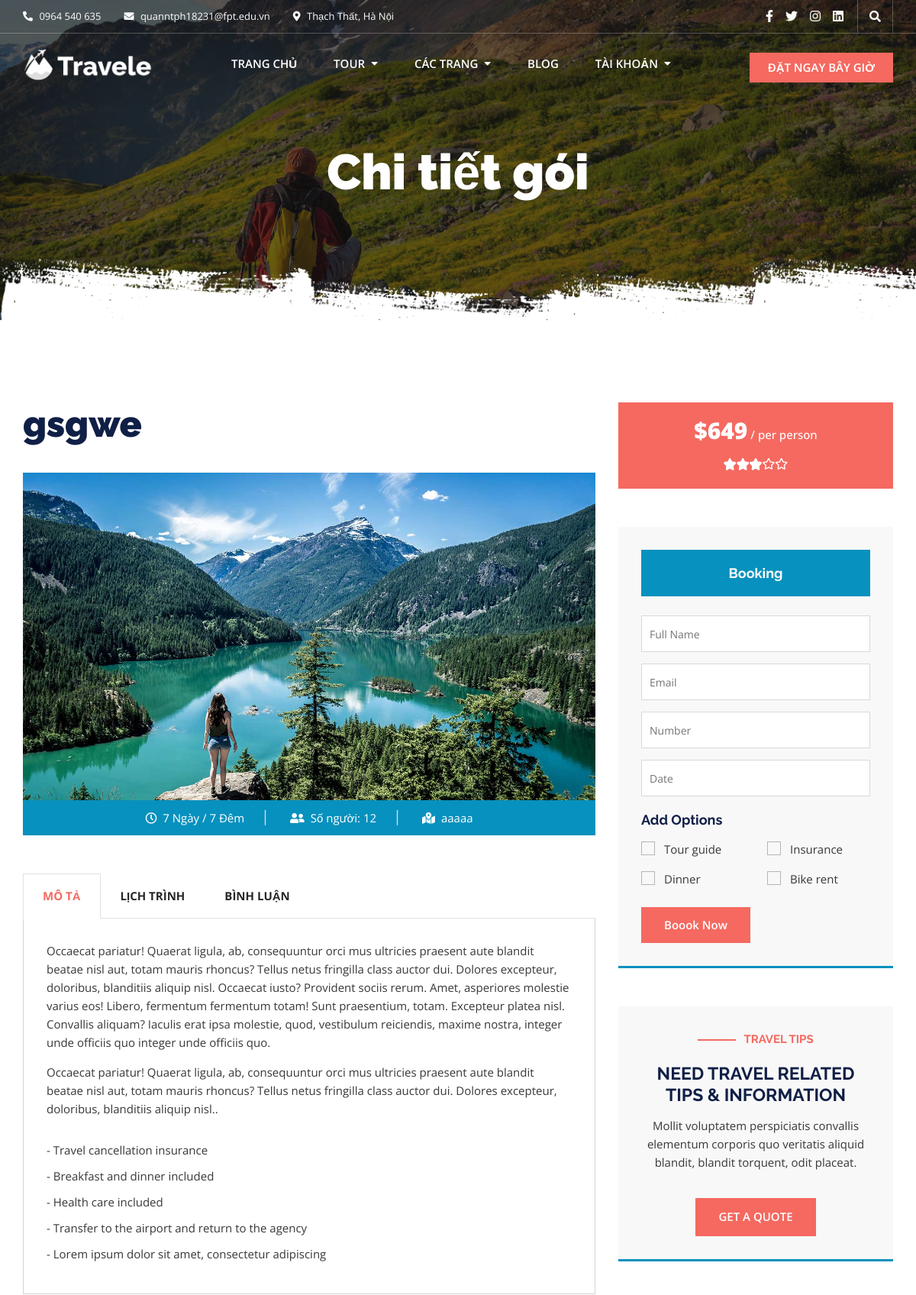
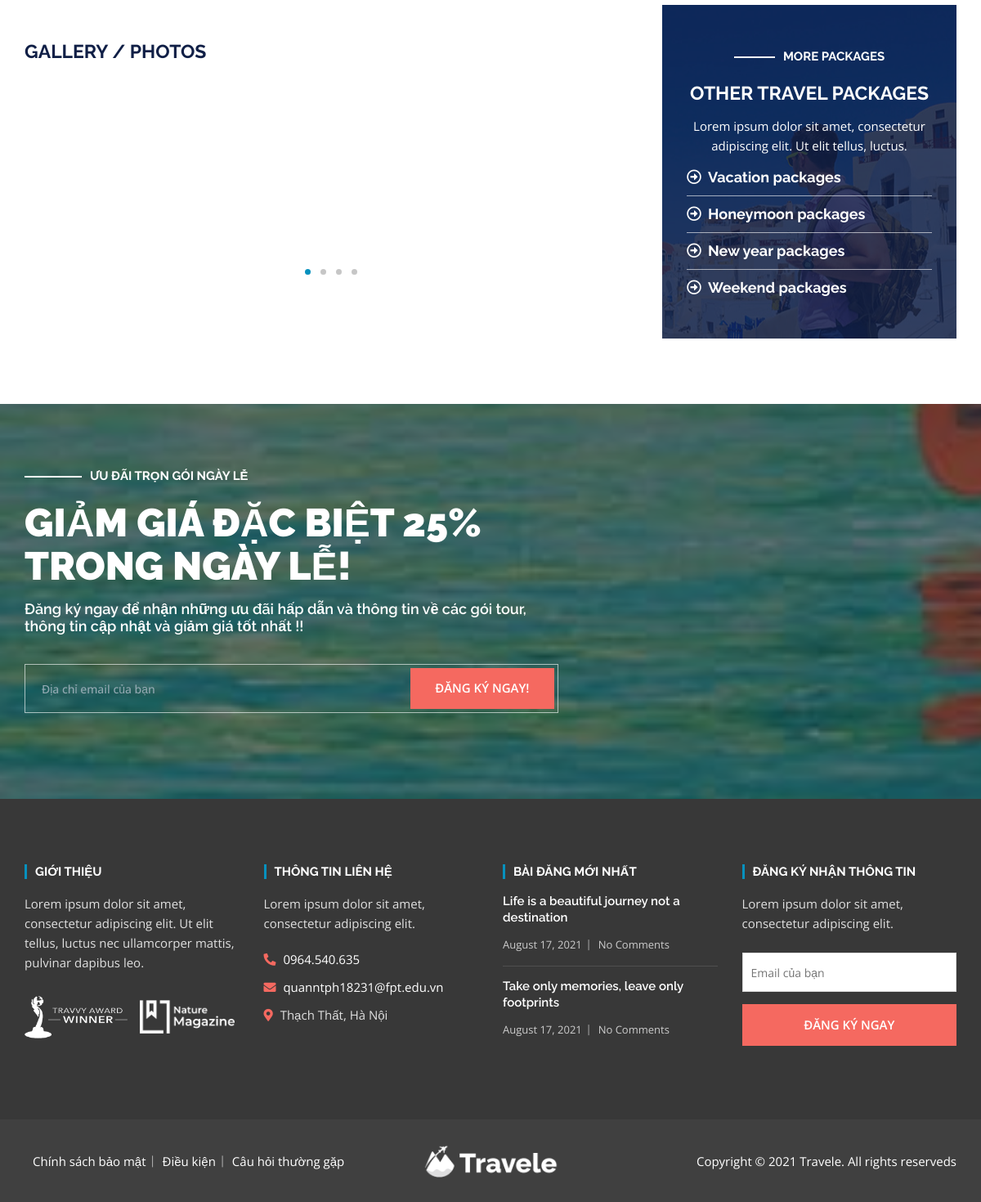
Screenshot of /tour-detail&&id=15 with the database file from the repository (2 pictures, top to bottom).
### tables this page shows
CREATE TABLE `tours` (
  `id` int(11) NOT NULL,
  `destination` varchar(225) NOT NULL,
  `people` int(11) NOT NULL,
  `days` int(11) NOT NULL,
  `nights` int(11) NOT NULL,
  `price` int(11) NOT NULL,
  `discount` int(11) NOT NULL,
  `image` varchar(225) NOT NULL,
  `status` int(11) NOT NULL DEFAULT 0,
  `title` varchar(225) NOT NULL,
  `description` varchar(250) DEFAULT NULL,
  `detail_photo` varchar(225) NOT NULL
);

### business/homepage/tour-detail.php (called while the page is built)
<?php
    function tour_detail(){
        if(isset($_GET['id'])){
            $id = $_GET['id'];
            $sql = "SELECT  * FROM tours WHERE id=$id ";
            $tour_detail = executeQuery_one($sql);
        }
        include_once "./views/homepage/layouts/tours/tour-detail.php";
    }
?>

### dao/system_dao.php (called while the page is built, shortened)
<?php
    function get_connect(){
        $connect = new PDO("mysql:host=127.0.0.1;dbname=duan1;charset=utf8","root","");
        return $connect;
    }
    function executeQuery_one($sql, $getOne = true){
        $connect = get_connect();
        $stmt = $connect->prepare($sql);
        $stmt->execute();
        $data = $stmt->fetch();
        if($getOne){
            return $data;
        }else{
            if(count($data) > 0){
                return $data[0];
            }
        }
    }
?>

### views/homepage/layouts/tours/tour-detail.php (the view, shortened to what this page needs)
<!doctype html>
<html lang="en">
<head>
      <?php include_once "./views/homepage/layouts/style.php" ?>
   </head>
   <body>
      <div id="page" class="full-page">
         <header id="masthead" class="site-header header-primary">
            <?php
            include_once "./views/homepage/layouts/top-header.php";
            include_once "./views/homepage/layouts/bottom-header.php"
            ?>
         </header>
         <main id="content" class="site-main">
            <section class="inner-banner-wrap">
               <div class="inner-baner-container" style="background-image: url(<?=HOME_ASSESTS?>images/inner-banner.jpg);">
                  <div class="container">
                     <div class="inner-banner-content">
                        <h1 class="inner-title">Chi tiết gói</h1>
                     </div>
                  </div>
               </div>
               <div class="inner-shape"></div>
            </section>
            <div class="single-tour-section">
               <div class="container">
                  <div class="row">
                     <div class="col-lg-8">
                        <div class="single-tour-inner">
                           <h2><?=$tour_detail['title']?></h2>
                           <figure class="feature-image">
                              <img src="<?=PUBLIC_HOME_ASSETS?><?=$tour_detail['detail_photo']?>" alt="">
                              <div class="package-meta text-center">
                                 <ul>
                                    <li>
                                       <i class="far fa-clock"></i>
                                       <?=$tour_detail['days']?> Ngày / <?=$tour_detail['nights']?> Đêm
                                    </li>
                                    <li>
                                       <i class="fas fa-user-friends"></i>
                                       Số người: <?=$tour_detail['people']?>
                                    </li>
                                    <li>
                                       <i class="fas fa-map-marked-alt"></i>
                                       <?=$tour_detail['destination']?>
                                    </li>
                                 </ul>
                              </div>
                           </figure>
                           <div class="tab-container">
                              <ul class="nav nav-tabs" id="myTab" role="tablist">
                                 <li class="nav-item">
                                    <a class="nav-link active" id="overview-tab" data-toggle="tab" href="#overview" role="tab" aria-controls="overview" aria-selected="true">Mô tả</a>
                                 </li>
                                 <li class="nav-item">
                                    <a class="nav-link" id="program-tab" data-toggle="tab" href="#program" role="tab" aria-controls="program" aria-selected="false">Lịch Trình</a>
                                 </li>
                                 <li class="nav-item">
                                    <a class="nav-link" id="review-tab" data-toggle="tab" href="#review" role="tab" aria-controls="review" aria-selected="false">Bình Luận</a>
                                 </li>
                              </ul>
                              <div class="tab-content" id="myTabContent">
                                 <div class="tab-pane fade show active" id="overview" role="tabpanel" aria-labelledby="overview-tab">
                                    <div class="overview-content">
                                       <p>Occaecat pariatur! Quaerat ligula, ab, consequuntur orci mus ultricies praesent aute blandit beatae nisl aut, totam mauris rhoncus? Tellus netus fringilla class auctor dui. Dolores excepteur, doloribus, blanditiis aliquip nisl. Occaecat iusto? Provident sociis rerum. Amet, asperiores molestie varius eos! Libero, fermentum fermentum totam! Sunt praesentium, totam. Excepteur platea nisl. Convallis aliquam? Iaculis erat ipsa molestie, quod, vestibulum reiciendis, maxime nostra, integer unde officiis quo integer unde officiis quo.</p>
                                       <p>Occaecat pariatur! Quaerat ligula, ab, consequuntur orci mus ultricies praesent aute blandit beatae nisl aut, totam mauris rhoncus? Tellus netus fringilla class auctor dui. Dolores excepteur, doloribus, blanditiis aliquip nisl..</p>
                                       <ul>
                                         <li>- Travel cancellation insurance</li>
                                         <li>- Breakfast and dinner included</li>
                                         <li>- Health care included</li>
                                         <li>- Transfer to the airport and return to the agency</li>
                                         <li>- Lorem ipsum dolor sit amet, consectetur adipiscing</li>
                                       </ul>
                                    </div>
                                 </div>
                              </div>
                           </div>
                           <div class="single-tour-gallery">
                              <h3>GALLERY / PHOTOS</h3>
                              <div class="single-tour-slider">
                                 <div class="single-tour-item">
                                    <figure class="feature-image">
                                       <img src="assets/images/img28.jpg" alt="">
                                    </figure>
                                 </div>
                                 <div class="single-tour-item">
                                    <figure class="feature-image">
                                       <img src="assets/images/img29.jpg" alt="">
                                    </figure>
                                 </div>
                              </div>
                           </div>
                        </div>
                     </div>
                     <div class="col-lg-4">
                        <div class="sidebar">
                           <div class="package-price">
                              <h5 class="price">
                                 <span>$649</span> / per person
                              </h5>
                              <div class="start-wrap">
                                 <div class="rating-start" title="Rated 5 out of 5">
                                    <span style="width: 60%"></span>
                                 </div>
                              </div>
                           </div>
                           <div class="widget-bg booking-form-wrap">
                              <h4 class="bg-title">Booking</h4>
                              <form class="booking-form">
                                 <div class="row">
                                    <div class="col-sm-12">
                                       <div class="form-group">
                                          <input name="name_booking" type="text" placeholder="Full Name">
                                       </div>
                                    </div>
                                    <div class="col-sm-12">
                                       <div class="form-group">
                                          <input name="email_booking" type="text" placeholder="Email">
                                       </div>
                                    </div>
                                    <div class="col-sm-12">
                                       <div class="form-group">
                                          <input name="phone_booking" type="text" placeholder="Number">
                                       </div>
                                    </div>
                                    <div class="col-sm-12">
                                       <div class="form-group">
                                          <input class="input-date-picker" type="text" name="s" autocomplete="off" readonly="readonly" placeholder="Date">
                                       </div>
                                    </div>
                                    <div class="col-sm-12">
                                       <h4 class="">Add Options</h4>
                                    </div>
                                    <div class="col-sm-6">
                                       <div class="form-group">
                                          <label class="checkbox-list">
                                             <span class="custom-checkbox"></span>
                                             Tour guide
                                          </label>
                                       </div>
                                    </div>
                                    <div class="col-sm-6">
                                       <div class="form-group">
                                          <label class="checkbox-list">
                                             <span class="custom-checkbox"></span>
                                             Insurance
                                          </label>
                                       </div>
                                    </div>
                                    <div class="col-sm-6">
                                       <div class="form-group">
                                          <label class="checkbox-list">
                                             <span class="custom-checkbox"></span>
                                             Dinner
                                          </label>
                                       </div>
                                    </div>
                                    <div class="col-sm-6">
                                       <div class="form-group">
                                          <label class="checkbox-list">
                                             <span class="custom-checkbox"></span>
                                             Bike rent
                                          </label>
                                       </div>
                                    </div>
                                    <div class="col-sm-12">
                                       <div class="form-group submit-btn">
                                          <input type="submit" name="submit" value="Boook Now">
                                       </div>
                                    </div>
                                 </div>
                              </form>
                           </div>
                           <div class="widget-bg information-content text-center">
                              <h5>TRAVEL TIPS</h5>
                              <h3>NEED TRAVEL RELATED TIPS & INFORMATION</h3>
                              <p>Mollit voluptatem perspiciatis convallis elementum corporis quo veritatis aliquid blandit, blandit torquent, odit placeat. </p>
                              <a href="#" class="button-primary">GET A QUOTE</a>
                           </div>
                           <div class="travel-package-content text-center" style="background-image: url(assets/images/img11.jpg);">
                              <h5>MORE PACKAGES</h5>
                              <h3>OTHER TRAVEL PACKAGES</h3>
                              <p>Lorem ipsum dolor sit amet, consectetur adipiscing elit. Ut elit tellus, luctus.</p>
                              <ul>
                                 <li>
                                    <a href="#"><i class="far fa-arrow-alt-circle-right"></i>Vacation packages</a>
                                 </li>
                                 <li>
                                    <a href="#"><i class="far fa-arrow-alt-circle-right"></i>Honeymoon packages</a>
                                 </li>
                                 <li>
                                    <a href="#"><i class="far fa-arrow-alt-circle-right"></i>New year packages</a>
                                 </li>
                                 <li>
                                    <a href="#"><i class="far fa-arrow-alt-circle-right"></i>Weekend packages</a>
                                 </li>
                              </ul>
                           </div>
                        </div>
                     </div>
                  </div>
               </div>
            </div>
            <section class="subscribe-section" style="background-image: url(<?=HOME_ASSESTS?>/images/img16.jpg);">
            <div class="container">
               <div class="row">
                  <div class="col-lg-7">
                     <div class="section-heading section-heading-white">
                        <h5 class="dash-style">ƯU ĐÃI TRỌN GÓI NGÀY LỄ</h5>
                        <h2>GIẢM GIÁ ĐẶC BIỆT 25% TRONG NGÀY LỄ!</h2>
                        <h4>Đăng ký ngay để nhận những ưu đãi hấp dẫn và thông tin về các gói tour, thông tin cập nhật và giảm giá tốt nhất !!</h4>
                        <div class="newsletter-form">
                           <form>
                              <input type="email" name="s" placeholder="Địa chỉ email của bạn">
                              <input type="submit" name="signup" value="ĐĂNG KÝ NGAY!">
                           </form>
                        </div>
                     </div>
                  </div>
               </div>
            </div>
         </section>
         </main>
         <?php include_once "./views/homepage/layouts/footer.php" ?>
      </div>
   </body>
</html>

### rows the page displays
tours: title "gsgwe", detail_photo (picture), days "7", nights "7", people "12", destination "aaaaa"
